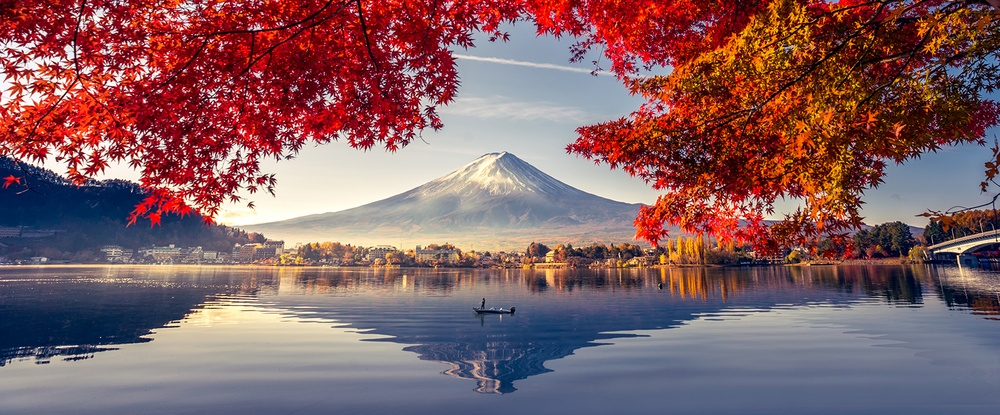
//> input picture photo.jpg, 1000 x 415 px, shrunk from 1601 x 664 before the run
$ ./parallel_12thread   (built with g++ and OpenCV 4)
//> lines starting //> are read from the running program, lines starting //| are printed output that depends on the picture
### headers.h
#include <iostream>
#include <time.h>
#define HAVE_STRUCT_TIMESPEC
#include <pthread.h>
#include <opencv2/opencv.hpp>
#include "opencv2/highgui.hpp"
#include "opencv2/imgproc.hpp"
#include "opencv2/imgcodecs.hpp"

#define THREADS_NO 12 // 12 thread for each channel
#define N 5			  // Kernel size 5x5
using namespace std;
using namespace cv;
struct Arg
{
	Mat src;
	Mat dst;
	double kernel[N][N];
};


const double blurFilter[][N] = {{1.0 / (N * N), 1.0 / (N * N), 1.0 / (N * N), 1.0 / (N * N), 1.0 / (N * N)},
								{1.0 / (N * N), 1.0 / (N * N), 1.0 / (N * N), 1.0 / (N * N), 1.0 / (N * N)},
								{1.0 / (N * N), 1.0 / (N * N), 1.0 / (N * N), 1.0 / (N * N), 1.0 / (N * N)},
								{1.0 / (N * N), 1.0 / (N * N), 1.0 / (N * N), 1.0 / (N * N), 1.0 / (N * N)},
								{1.0 / (N * N), 1.0 / (N * N), 1.0 / (N * N), 1.0 / (N * N), 1.0 / (N * N)}};
const double sharpFilter[][N] = {{0, 0, -1, 0, 0},
								 {0, 0, -1, 0, 0},
								 {-1, -1, 9, -1, -1},
								 {0, 0, -1, 0, 0},
								 {0, 0, -1, 0, 0}};
const double verticalEdgeFilter[][N] = {{0, 0, -1, 0, 0},
										{0, 0, -1, 0, 0},
										{0, 0, 4, 0, 0},
										{0, 0, -1, 0, 0},
										{0, 0, -1, 0, 0}};
const double horizontalEdgeFilter[][N] = {{0, 0, 0, 0, 0},
										  {0, 0, 0, 0, 0},
										  {-1, -1, 4, -1, -1},
										  {0, 0, 0, 0, 0},
										  {0, 0, 0, 0, 0}};


Mat convolute(const Mat src, const double kernel[][N]);
void init_args(struct Arg *arg,Mat b,Mat g, Mat r);
void *threadFunction(void *arg);
void pthread_apply_filters(struct Arg*arg);

### parallel_12thread.cpp
#include"headers.h"

int main()
{
 	struct Arg arg[THREADS_NO];
	Mat src = imread("photo.jpg", IMREAD_COLOR);
//> src is the input picture: 415 rows x 1000 cols, CV_8UC3; mean B, G, R 99.3, 95.4, 131.4

	Mat blurImg = src.clone();
	Mat sharpImg = src.clone();
	Mat verticalEdgeImg = src.clone();
	Mat horizontalEdgeImg = src.clone();

	Mat different_Channels[3];		// declaring a matrix with three channels//
	split(src, different_Channels); // splitting images into 3 different channels//
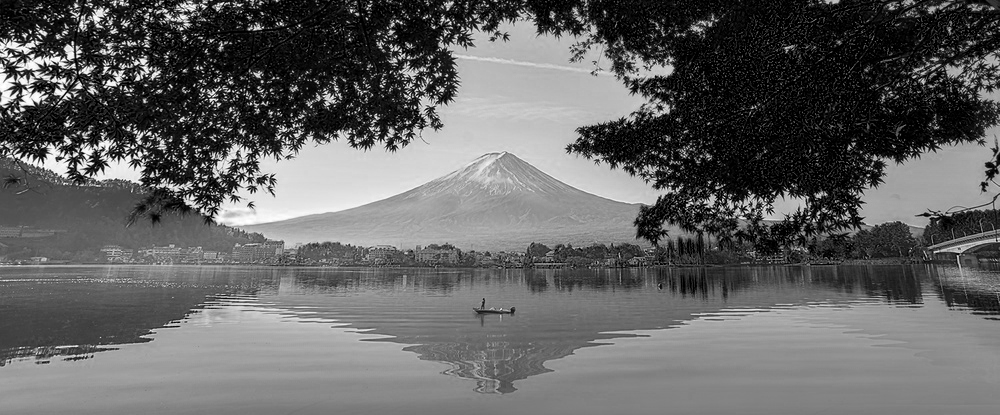
//> different_Channels[0]: 415 rows x 1000 cols, CV_8UC1; min 0, max 255, mean 99.3
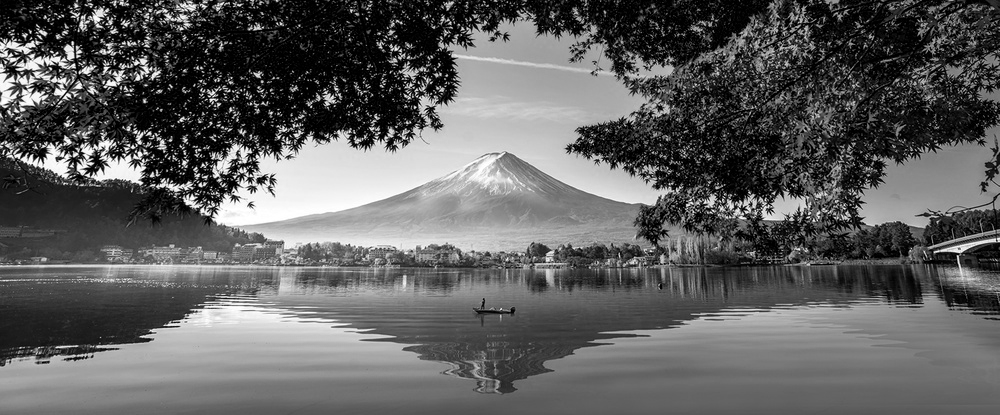
//> different_Channels[1]: 415 rows x 1000 cols, CV_8UC1; min 0, max 255, mean 95.4
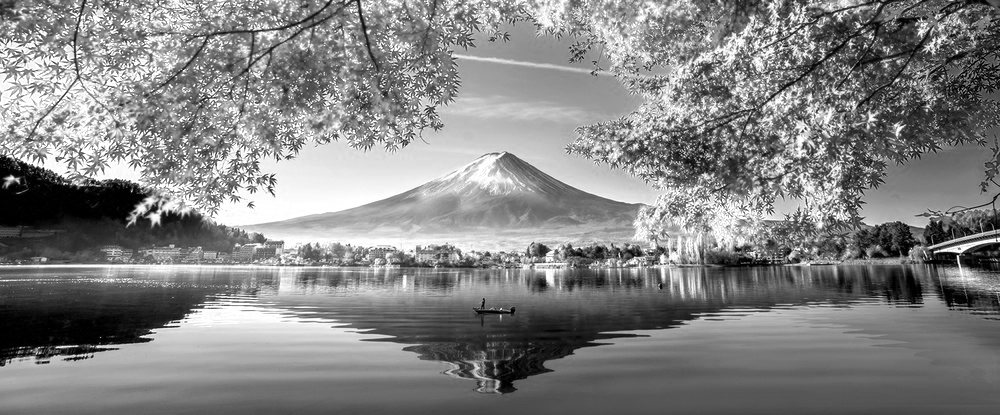
//> different_Channels[2]: 415 rows x 1000 cols, CV_8UC1; min 0, max 255, mean 131.4
	Mat b = different_Channels[0];	// loading blue channels//
	Mat g = different_Channels[1];	// loading green channels//
	Mat r = different_Channels[2];


	//-----------------------------Clock start------------------------------------------------------------
	clock_t start, end;
	start = clock();
	init_args(arg,b,g,r);
//> arg = 12 items
	pthread_apply_filters(arg);
//> after the loop in pthread_apply_filters, `for (size_t i = 0; i < THREADS_NO; i++)`: t = [140636432897728, 140636365784768, 140636086859456, 140636019746496, 140635952633536, 140635885520576, 140635818407616, 140635751294656, 140635684181696, 140635617068736, 140635549955776, 140635482842816]

	Mat dst[THREADS_NO / 3];

	for (size_t i = 0; i < THREADS_NO; i += 3)
	{
		vector<Mat> channels;
		channels.push_back(arg[i].dst);
		channels.push_back(arg[i + 1].dst);
		channels.push_back(arg[i + 2].dst);
		dst[i / 3] = src.clone();
		merge(channels, dst[i / 3]);
	}

	end = clock();
	//-----------------------------End of clock------------------------------------------------------------

	double time_taken = (double)(end - start) / (double)(CLOCKS_PER_SEC);
	cout << "Time taken:" << time_taken << endl;
}
void *threadFunction(void *arg)
{

	struct Arg a = *((struct Arg *)arg);
	(*((struct Arg *)arg)).dst = convolute((*((struct Arg *)arg)).src, (*((struct Arg *)arg)).kernel);
	return NULL;
}
void pthread_apply_filters(struct Arg*arg)
{
	pthread_t t[THREADS_NO];

	for (size_t i = 0; i < THREADS_NO; i++)
	{
		pthread_create(&t[i], NULL, threadFunction, ((void *)&arg[i]));
	}
	for (size_t i = 0; i < THREADS_NO; i++)
	{
		pthread_join(t[i], NULL);
	}

}
Mat convolute(const Mat src, const double kernel[][N])
{
	// Adding padding to the image
	int borderType = BORDER_REPLICATE;
	int top, bottom, left, right;
	top = floor(N / 2);
	bottom = floor(N / 2);
	left = floor(N / 2);
	right = floor(N / 2);
	RNG rng(12345);
	Mat padded_img;
	Scalar value(rng.uniform(0, 255), rng.uniform(0, 255), rng.uniform(0, 255));
	copyMakeBorder(src, padded_img, top, bottom, left, right, borderType, value);

	Mat dst = padded_img.clone();

	// make convolution using the kernel
	for (int i = N / 2; i < (padded_img).rows - N / 2; i++)
	{
		for (int j = N / 2; j < (padded_img).cols - N / 2; j++)
		{
			int sum = 0;
			for (int k = 0; k < N; k++)
			{
				for (int l = 0; l < N; l++)
				{

					sum += (kernel[k][l] * padded_img.at<uchar>(i - N / 2 + k, j - N / 2 + l));
				}
			}
			if (sum < 0)
				sum = 0;
			else if (sum > 255)
				sum = 255;

			dst.at<uchar>(i, j) = round(sum);
		}
	}

	Mat croped = dst(Range(N / 2, dst.size().height - N / 2), Range(N / 2, dst.size().width - N / 2));

	return croped.clone();
}
void init_args(struct Arg *arg,Mat b,Mat g, Mat r)
{
	for (size_t t = 0; t < THREADS_NO; t += 3)
	{
		arg[t].src = b.clone();
	}
	for (size_t t = 1; t < THREADS_NO; t += 3)
	{
		arg[t].src = g.clone();
	}
	for (size_t t = 2; t < THREADS_NO; t += 3)
	{
		arg[t].src = r.clone();
	}
	for (size_t c = 0; c < 3; c++)
	{
		for (size_t i = 0; i < N; i++)
		{
			for (size_t j = 0; j < N; j++)
			{
				arg[c].kernel[i][j] = blurFilter[i][j];
			}
		}
	}
	for (size_t c = 3; c < 6; c++)
	{
		for (size_t i = 0; i < N; i++)
		{
			for (size_t j = 0; j < N; j++)
			{
				arg[c].kernel[i][j] = sharpFilter[i][j];
			}
		}
	}
	for (size_t c = 6; c < 9; c++)
	{
		for (size_t i = 0; i < N; i++)
		{
			for (size_t j = 0; j < N; j++)
			{
				arg[c].kernel[i][j] = verticalEdgeFilter[i][j];
			}
		}
	}
	for (size_t c = 9; c < 12; c++)
	{
		for (size_t i = 0; i < N; i++)
		{
			for (size_t j = 0; j < N; j++)
			{
				arg[c].kernel[i][j] = horizontalEdgeFilter[i][j];
			}
		}
	}
}
